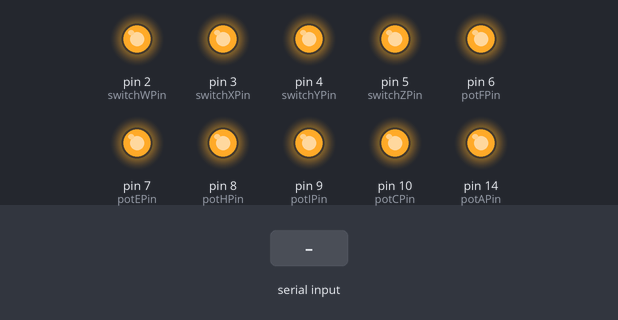
Simulated run of this sketch. Board: Arduino Uno, built with avr-gcc and run on an emulated ATmega328P. Parts: output pins drawn as LEDs (lit = HIGH). Dashed ring = blinking. The test bench sets the inputs (shaded band). Pins used as bus, display or sensor lines are not drawn.

Above: at 1.2 s.
1.3 s: "reset" received over Serial
At 1.59 s:
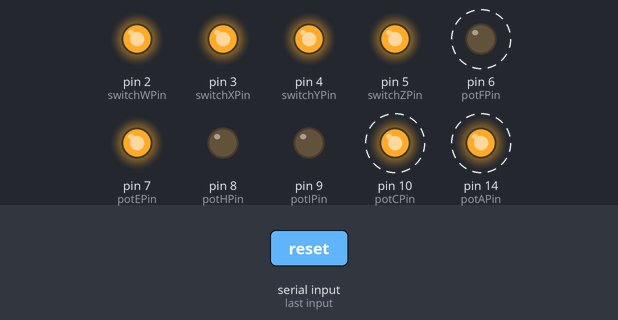
3.2 s: "modulePot2" received over Serial
At 3.43 s:
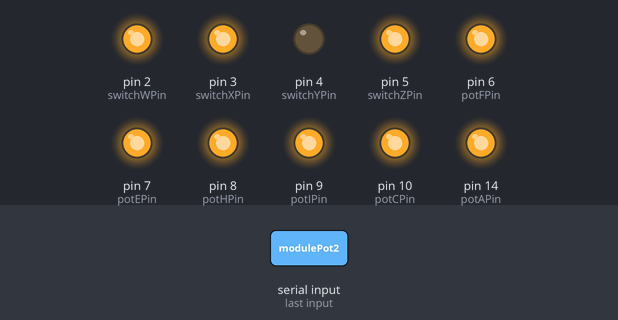
5.1 s: "W" received over Serial
At 5.21 s:
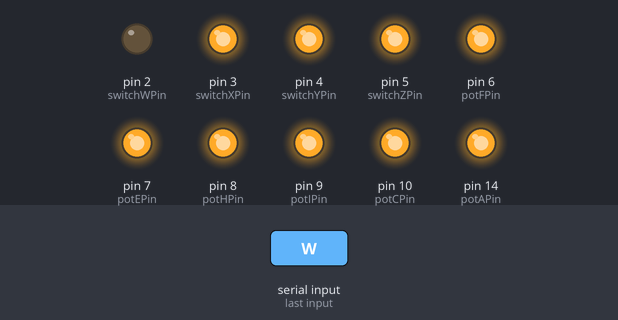
6.7 s: "X" received over Serial
At 6.81 s:
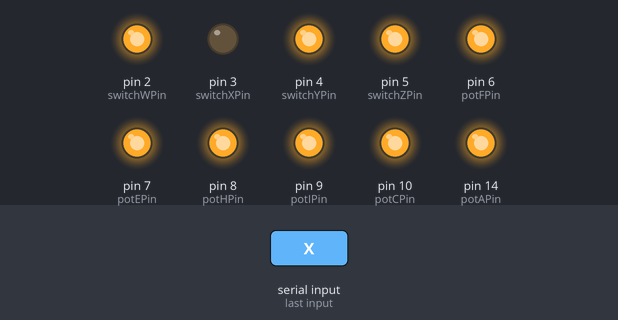
8.3 s: "A" received over Serial
At 8.4 s:
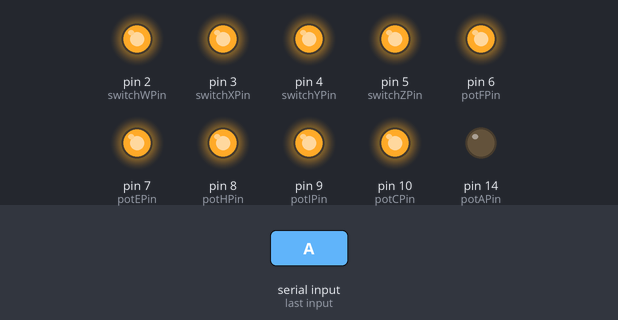
Timing chart, 0 to 10.9 s (numbered marks = the images above; inputs shaded):
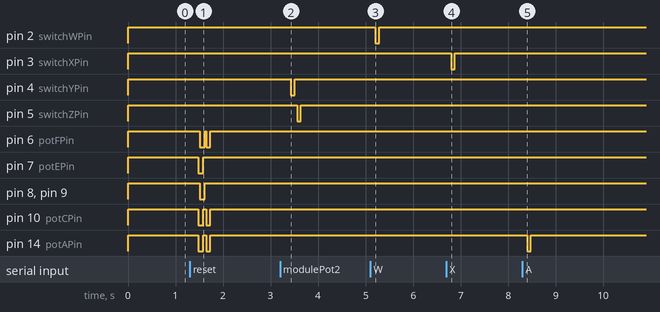

Measured:
- after the input at 1.3 s, pin 6 (potFPin): alternates HIGH for 0.03 s and LOW for 0.10 s, 4 changes in all, then stays HIGH, starting after 0.21 s; pin 7 (potEPin): HIGH → LOW after 0.18 s, → HIGH 0.11 s later
- after the input at 3.2 s, pin 4 (switchYPin): HIGH → LOW after 0.23 s, → HIGH 0.08 s later; pin 5 (switchZPin): HIGH → LOW after 0.36 s, → HIGH 0.08 s later
- after the input at 5.1 s, pin 2 (switchWPin): HIGH → LOW after 0.10 s, → HIGH 0.08 s later
- after the input at 6.7 s, pin 3 (switchXPin): HIGH → LOW after 0.10 s, → HIGH 0.08 s later
- after the input at 8.3 s, pin 14 (potAPin): HIGH → LOW after 0.10 s, → HIGH 0.08 s later

The sketch:

ver1.0.ino
```cpp
//Wojciech Zurek 2022

#include <SPI.h>

String SerialReceivedData = "";

int switchResetPin = 15;
int switchWPin = 2;
int switchXPin = 3;
int switchYPin = 4;
int switchZPin = 5;

int potAPin = 14;
int potBPin = 14;
int potCPin = 10;
int potDPin = 10;
int potEPin = 7;
int potFPin = 6;
int potGPin = 6;
int potHPin = 8;
int potIPin = 9;

void setup() {
  SPI.begin();
  Serial.begin(9600);

  //switches
  pinMode(switchResetPin, OUTPUT);
  pinMode(switchWPin, OUTPUT);
  pinMode(switchXPin, OUTPUT);
  pinMode(switchYPin, OUTPUT);
  pinMode(switchZPin, OUTPUT);

  digitalWrite(switchResetPin, HIGH);
  digitalWrite(switchWPin, HIGH);
  digitalWrite(switchXPin, HIGH);
  digitalWrite(switchYPin, HIGH);
  digitalWrite(switchZPin, HIGH);

  //potentiometers
  pinMode(potAPin, OUTPUT); //A same B
  pinMode(potCPin, OUTPUT); //C same D
  pinMode(potEPin, OUTPUT);
  pinMode(potFPin, OUTPUT); //F same G
  pinMode(potHPin, OUTPUT);
  pinMode(potIPin, OUTPUT);

  digitalWrite(potAPin, HIGH);
  digitalWrite(potCPin, HIGH);
  digitalWrite(potEPin, HIGH);
  digitalWrite(potFPin, HIGH);
  digitalWrite(potHPin, HIGH);
  digitalWrite(potIPin, HIGH);
}

void loop() {
  while(Serial.available()){
    delay(15);
    SerialReceivedData += char(Serial.read());
  }
  delay(50);
  //commands prompt
  if(SerialReceivedData == "reset"){
    setReset();
  }
  else if(SerialReceivedData == "modulePot2"){
    setModulePot2();
  }
  else if(SerialReceivedData != ""){ //check switch or potentiometer
    String firstSymbol = SerialReceivedData.substring(0, 1);
    SerialReceivedData = SerialReceivedData.substring(1);
    int SerialReceivedNumber = SerialReceivedData.toInt();
    if(firstSymbol == "W" || firstSymbol == "X" || firstSymbol == "Y" || firstSymbol == "Z"){
      setSwitch(firstSymbol, SerialReceivedNumber);
    }
    else if(firstSymbol == "A" || firstSymbol == "B" || firstSymbol == "C" || firstSymbol == "D" ||
    firstSymbol == "E" || firstSymbol == "F" || firstSymbol == "G" || firstSymbol == "H" || firstSymbol == "I"){
      setPotentiometer(firstSymbol, SerialReceivedNumber);
    }
  }
  SerialReceivedData = "";
}

void setReset(){
  digitalWrite(switchResetPin, LOW);
  delay(50);
  digitalWrite(switchResetPin, HIGH);

  //for potentiometers
  digitalWrite(potAPin, LOW);
  digitalWrite(potCPin, LOW);
  digitalWrite(potEPin, LOW);
  delay(30);
  digitalWrite(potFPin, LOW);
  digitalWrite(potHPin, LOW);
  digitalWrite(potIPin, LOW);
  delay(30);
  SPI.transfer(16);
  SPI.transfer(0);
  delay(50);
  digitalWrite(potAPin, HIGH);
  digitalWrite(potCPin, HIGH);
  digitalWrite(potEPin, HIGH);
  delay(30);
  digitalWrite(potFPin, HIGH);
  digitalWrite(potHPin, HIGH);
  digitalWrite(potIPin, HIGH);
  delay(30);

  digitalWrite(potBPin, LOW);
  digitalWrite(potCPin, LOW);
  digitalWrite(potFPin, LOW);
  delay(30);
  SPI.transfer(0);
  SPI.transfer(0);
  delay(50);
  digitalWrite(potBPin, HIGH);
  digitalWrite(potCPin, HIGH);
  digitalWrite(potFPin, HIGH);
  delay(50);
}

void setModulePot2(){
  setSwitch("Y", 192);
  delay(50);
  setSwitch("Z", 28);
}

void setSwitch(String const &firstSymbol, int const &SerialReceivedData){
  int pin = changeIdToPin(firstSymbol);

  digitalWrite(pin, LOW);
  delay(30);
  SPI.transfer(SerialReceivedData);
  delay(50);
  digitalWrite(pin, HIGH);
}

void setPotentiometer(String const &firstSymbol, int const &SerialReceivedData){
  int pin = changeIdToPin(firstSymbol);
  int channel = setChannel(firstSymbol);

  digitalWrite(pin, LOW);
  delay(30);
  SPI.transfer(channel);
  SPI.transfer(SerialReceivedData);
  delay(50);
  digitalWrite(pin, HIGH);
}

int changeIdToPin(String const &symbol){
  if(symbol == "W")
    return switchWPin;
  else if(symbol == "X")
    return switchXPin;
  else if(symbol == "Y")
    return switchYPin;
  else if(symbol == "Z")
    return switchZPin;
  else if(symbol == "A" || symbol == "B")
    return potAPin;
  else if(symbol == "C" || symbol == "D")
    return potCPin;
  else if(symbol == "E")
    return potEPin;
  else if(symbol == "F" || symbol == "G")
    return potFPin;
  else if(symbol == "H")
    return potHPin;
  else if(symbol == "I")
    return potIPin;
}

int setChannel(String const &symbol){
  if(symbol == "B" || symbol == "C" || symbol == "F")
    return 0;
  else
    return 16;
}
```
